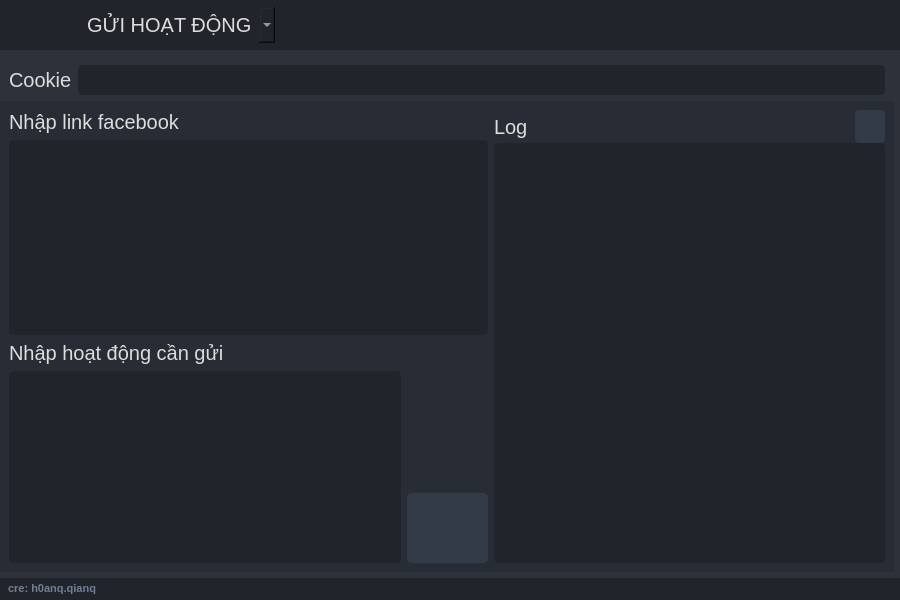
<?xml version="1.0" encoding="UTF-8"?>
<ui version="4.0">
 <class>MainWindow</class>
 <widget class="QMainWindow" name="MainWindow">
  <property name="geometry">
   <rect>
    <x>0</x>
    <y>0</y>
    <width>900</width>
    <height>600</height>
   </rect>
  </property>
  <property name="windowTitle">
   <string>MainWindow</string>
  </property>
  <widget class="QWidget" name="centralwidget">
   <property name="toolTipDuration">
    <number>1</number>
   </property>
   <property name="styleSheet">
    <string notr="true">#centralwidget { background-color: #2C313A }
#contentTop { background-color: rgb(33, 37, 43) }
#bottomBar QPushButton {
	font-size: 11px; color: rgb(113, 126, 149);
	border: none;
	padding: 0 5px}
*{ border: none }
#send, #tag { background-color: rgb(40, 44, 52) }
QWidget{
	color: rgb(221, 221, 221);
	font: 10pt &quot;Segoe UI&quot; }
QLabel, QPushButton, QPlainTextEdit, QLineEdit, QComboBox, QCheckBox, QToolTip {
	font-size: 20px }
QToolTip { 	color: rgb(221, 221, 221) }
QPushButton {font-weight: bold}
QComboBox{
	background-color: rgb(33, 37, 43);
	border-radius: 5px;
	border: 2px solid rgb(33, 37, 43);
	padding: 5px;
	padding-left: 10px }
QComboBox:hover{
	border: 2px solid rgb(64, 71, 88) }
QComboBox::drop-down {
	subcontrol-origin: padding;
	subcontrol-position: top right;
	width: 25px; 
	border-left-width: 3px;
	border-left-color: rgba(39, 44, 54, 150);
	border-left-style: solid;
	border-top-right-radius: 3px;
	border-bottom-right-radius: 3px;
	background-image: url(:/icons/icons/arrowDown.svg);
	background-position: center;
	background-repeat: no-reperat }
QComboBox QAbstractItemView {
	color: rgb(255, 121, 198);	
	background-color: rgb(33, 37, 43);
	padding: 10px;
	selection-background-color: rgb(39, 44, 54) }
QCheckBox::indicator {
    border: 3px solid rgb(52, 59, 72);
	width: 15px;
	height: 15px;
	border-radius: 10px;
    background: rgb(44, 49, 60) }
QCheckBox::indicator:hover { border: 3px solid rgb(58, 66, 81) }
QCheckBox::indicator:checked {
    background: 3px solid rgb(52, 59, 72);
	border: 3px solid rgb(52, 59, 72);
	background-image: url(:/icons/icons/check.svg) }
QScrollBar:horizontal {
	border: none;
	background: rgb(52, 59, 72);
	height: 8px;
	margin: 0px 21px 0 21px;
	border-radius: 0px }
QScrollBar::handle:horizontal {
	background: rgb(189, 147, 249);
	min-width: 25px;
	border-radius: 4px }
QScrollBar::handle:horizontal:hover, QScrollBar::handle:vertical:hover {
	background: rgb(208, 181, 249) }
QScrollBar::handle:horizontal:pressed, QScrollBar::handle:vertical:pressed {
	background: rgb(161, 103, 249) }
QScrollBar::add-line:horizontal {
	border: none;
	background: rgb(55, 63, 77);
	width: 20px;
	border-top-right-radius: 4px;
	border-bottom-right-radius: 4px;
	subcontrol-position: right;
	subcontrol-origin: margin }
QScrollBar::sub-line:horizontal {
	border: none;
	background: rgb(55, 63, 77);
	width: 20px;
	border-top-left-radius: 4px;
	border-bottom-left-radius: 4px;
	subcontrol-position: left;
	subcontrol-origin: margin }
QScrollBar::up-arrow:horizontal, QScrollBar::down-arrow:horizontal,
QScrollBar::add-page:horizontal, QScrollBar::sub-page:horizontal,
QScrollBar::up-arrow:vertical, QScrollBar::down-arrow:vertical,
QScrollBar::add-page:vertical, QScrollBar::sub-page:vertical {
	background: none }
QScrollBar:vertical {
	border: none;
    background: rgb(52, 59, 72);
    width: 8px;
    margin: 21px 0 21px 0;
	border-radius: 0px }
QScrollBar::handle:vertical {	
	background: rgb(189, 147, 249);
	min-height: 25px;
	border-radius: 4px }
QScrollBar::add-line:vertical {
	border: none;
	background: rgb(55, 63, 77);
	height: 20px;
	border-bottom-left-radius: 4px;
	border-bottom-right-radius: 4px;
	subcontrol-position: bottom;
	subcontrol-origin: margin }
QScrollBar::sub-line:vertical {
	border: none;
	background: rgb(55, 63, 77);
	height: 20px;
	border-top-left-radius: 4px;
	border-top-right-radius: 4px;
	subcontrol-position: top;
	subcontrol-origin: margin }
QScrollBar::add-line:horizontal:hover, QScrollBar::sub-line:horizontal:hover,
QScrollBar::add-line:vertical:hover, QScrollBar::sub-line:vertical:hover {
	background: rgb(64, 69, 77) }
QScrollBar::add-line:horizontal:pressed, QScrollBar::sub-line:horizontal:pressed,
QScrollBar::add-line:vertical:pressed, QScrollBar::sub-line:vertical:pressed {
	background: rgb(189, 147, 249) }
QPushButton {
	border: 3px solid rgb(52, 59, 72);
	border-radius: 5px;	
	background-color: rgb(52, 59, 72);
	padding: 10px }
QPushButton:hover {
	background-color: rgb(57, 65, 80);
	border: 3px solid rgb(61, 70, 86) }
QPushButton:pressed {	
	background-color: rgb(35, 40, 49);
	border: 3px solid rgb(43, 50, 61) }
QLabel { qproperty-alignment: AlignCenter }
QPlainTextEdit, QLineEdit {
	background-color: rgb(33, 37, 43);
	border-radius: 5px;
	border: 2px solid rgb(33, 37, 43);
	padding-left: 3px;
	selection-color: rgb(255, 255, 255);
	selection-background-color: rgb(255, 121, 198) }
QPlainTextEdit:hover, QLineEdit:hover { border: 2px solid rgb(64, 71, 88) }
QPlainTextEdit:focus, QLineEdit:focus { border: 2px solid rgb(91, 101, 124) }
QMenu {
	background-color: rgb(51, 57, 66);
    border: 1px solid black;
}

QMenu::item {
    background-color: transparent;
    color: rgb(221, 221, 221);
}

QMenu::item:selected { /* when user selects item using mouse or keyboard */
    background-color: #654321;
}</string>
   </property>
   <layout class="QGridLayout" name="gridLayout">
    <property name="leftMargin">
     <number>0</number>
    </property>
    <property name="topMargin">
     <number>0</number>
    </property>
    <property name="rightMargin">
     <number>0</number>
    </property>
    <property name="bottomMargin">
     <number>0</number>
    </property>
    <item row="4" column="0" colspan="2">
     <widget class="QFrame" name="bottomBar">
      <property name="minimumSize">
       <size>
        <width>0</width>
        <height>22</height>
       </size>
      </property>
      <property name="maximumSize">
       <size>
        <width>16777215</width>
        <height>22</height>
       </size>
      </property>
      <property name="styleSheet">
       <string notr="true">background-color: rgb(33, 37, 43)</string>
      </property>
      <layout class="QHBoxLayout" name="_31">
       <property name="spacing">
        <number>0</number>
       </property>
       <property name="leftMargin">
        <number>0</number>
       </property>
       <property name="topMargin">
        <number>0</number>
       </property>
       <property name="rightMargin">
        <number>0</number>
       </property>
       <property name="bottomMargin">
        <number>0</number>
       </property>
       <item alignment="Qt::AlignmentFlag::AlignLeft">
        <widget class="QPushButton" name="credits">
         <property name="sizePolicy">
          <sizepolicy hsizetype="Fixed" vsizetype="Fixed">
           <horstretch>0</horstretch>
           <verstretch>0</verstretch>
          </sizepolicy>
         </property>
         <property name="text">
          <string> cre: h0anq.qianq</string>
         </property>
         <property name="icon">
          <iconset resource="../resources/resources.qrc">
           <normaloff>:/icons/icons/meta.svg</normaloff>:/icons/icons/meta.svg</iconset>
         </property>
        </widget>
       </item>
       <item alignment="Qt::AlignmentFlag::AlignRight">
        <widget class="QFrame" name="sizeGrip">
         <property name="minimumSize">
          <size>
           <width>22</width>
           <height>0</height>
          </size>
         </property>
         <property name="cursor">
          <cursorShape>SizeFDiagCursor</cursorShape>
         </property>
        </widget>
       </item>
      </layout>
     </widget>
    </item>
    <item row="0" column="0" colspan="2">
     <widget class="QFrame" name="contentTop">
      <property name="minimumSize">
       <size>
        <width>0</width>
        <height>50</height>
       </size>
      </property>
      <property name="maximumSize">
       <size>
        <width>16777215</width>
        <height>50</height>
       </size>
      </property>
      <property name="styleSheet">
       <string notr="true">QPushButton {
	border: 3px;
	border-radius: 5px;	
	background-color: transparent;
	padding: 10px }
QPushButton:hover {
	background-color: rgb(57, 65, 80);
	border: 3px solid rgb(61, 70, 86) }
QPushButton:pressed {	
	background-color: rgb(35, 40, 49);
	border: 3px solid rgb(43, 50, 61) }
QLabel { qproperty-alignment: AlignVCenter }</string>
      </property>
      <layout class="QHBoxLayout" name="_15">
       <property name="spacing">
        <number>0</number>
       </property>
       <property name="leftMargin">
        <number>0</number>
       </property>
       <property name="topMargin">
        <number>0</number>
       </property>
       <property name="rightMargin">
        <number>7</number>
       </property>
       <property name="bottomMargin">
        <number>0</number>
       </property>
       <item>
        <widget class="QPushButton" name="autoSave">
         <property name="sizePolicy">
          <sizepolicy hsizetype="Fixed" vsizetype="Fixed">
           <horstretch>0</horstretch>
           <verstretch>0</verstretch>
          </sizepolicy>
         </property>
         <property name="styleSheet">
          <string notr="true">background-color: transparent;
border: none</string>
         </property>
         <property name="text">
          <string/>
         </property>
         <property name="icon">
          <iconset resource="../resources/resources.qrc">
           <normaloff>:/icons/icons/autoSaveOff.svg</normaloff>
           <normalon>:/icons/icons/autoSaveOn-01.svg</normalon>:/icons/icons/autoSaveOff.svg</iconset>
         </property>
         <property name="iconSize">
          <size>
           <width>50</width>
           <height>25</height>
          </size>
         </property>
         <property name="checkable">
          <bool>true</bool>
         </property>
        </widget>
       </item>
       <item>
        <widget class="QComboBox" name="comboBox">
         <item>
          <property name="text">
           <string>GỬI HOẠT ĐỘNG</string>
          </property>
         </item>
         <item>
          <property name="text">
           <string>TAG THÀNH VIÊN</string>
          </property>
         </item>
        </widget>
       </item>
       <item>
        <widget class="QLabel" name="dragLabel">
         <property name="sizePolicy">
          <sizepolicy hsizetype="Expanding" vsizetype="Preferred">
           <horstretch>0</horstretch>
           <verstretch>0</verstretch>
          </sizepolicy>
         </property>
         <property name="text">
          <string/>
         </property>
        </widget>
       </item>
       <item alignment="Qt::AlignmentFlag::AlignRight">
        <widget class="QFrame" name="navigationBar">
         <layout class="QHBoxLayout" name="_16">
          <property name="spacing">
           <number>0</number>
          </property>
          <property name="leftMargin">
           <number>0</number>
          </property>
          <property name="topMargin">
           <number>0</number>
          </property>
          <property name="rightMargin">
           <number>0</number>
          </property>
          <property name="bottomMargin">
           <number>0</number>
          </property>
          <item>
           <widget class="QPushButton" name="minimizeBtn">
            <property name="font">
             <font>
              <family>Segoe UI</family>
              <pointsize>-1</pointsize>
              <italic>false</italic>
              <bold>true</bold>
             </font>
            </property>
            <property name="icon">
             <iconset resource="../resources/resources.qrc">
              <normaloff>:/icons/icons/minimize.svg</normaloff>:/icons/icons/minimize.svg</iconset>
            </property>
           </widget>
          </item>
          <item>
           <widget class="QPushButton" name="changeWindowBtn">
            <property name="icon">
             <iconset resource="../resources/resources.qrc">
              <normaloff>:/icons/icons/maximize.svg</normaloff>
              <normalon>:/icons/icons/restore.svg</normalon>:/icons/icons/maximize.svg</iconset>
            </property>
            <property name="checkable">
             <bool>true</bool>
            </property>
           </widget>
          </item>
          <item>
           <widget class="QPushButton" name="closeBtn">
            <property name="icon">
             <iconset resource="../resources/resources.qrc">
              <normaloff>:/icons/icons/close.svg</normaloff>:/icons/icons/close.svg</iconset>
            </property>
           </widget>
          </item>
         </layout>
        </widget>
       </item>
      </layout>
     </widget>
    </item>
    <item row="1" column="0">
     <widget class="QFrame" name="cookieFrame">
      <property name="frameShape">
       <enum>QFrame::Shape::StyledPanel</enum>
      </property>
      <property name="frameShadow">
       <enum>QFrame::Shadow::Raised</enum>
      </property>
      <layout class="QHBoxLayout" name="horizontalLayout_2">
       <property name="bottomMargin">
        <number>0</number>
       </property>
       <item>
        <widget class="QLabel" name="label_6">
         <property name="text">
          <string>Cookie</string>
         </property>
        </widget>
       </item>
       <item>
        <widget class="QLineEdit" name="cookieInput"/>
       </item>
      </layout>
     </widget>
    </item>
    <item row="2" column="0">
     <widget class="QStackedWidget" name="stackedWidget">
      <property name="currentIndex">
       <number>0</number>
      </property>
      <widget class="QWidget" name="send">
       <layout class="QGridLayout" name="gridLayout_2">
        <item row="4" column="1">
         <widget class="QPushButton" name="sendOK">
          <property name="sizePolicy">
           <sizepolicy hsizetype="Fixed" vsizetype="Fixed">
            <horstretch>0</horstretch>
            <verstretch>0</verstretch>
           </sizepolicy>
          </property>
          <property name="minimumSize">
           <size>
            <width>0</width>
            <height>70</height>
           </size>
          </property>
          <property name="toolTip">
           <string>Gửi!</string>
          </property>
          <property name="toolTipDuration">
           <number>2000</number>
          </property>
          <property name="text">
           <string/>
          </property>
          <property name="icon">
           <iconset resource="../resources/resources.qrc">
            <normaloff>:/icons/icons/post.svg</normaloff>:/icons/icons/post.svg</iconset>
          </property>
          <property name="iconSize">
           <size>
            <width>50</width>
            <height>50</height>
           </size>
          </property>
         </widget>
        </item>
        <item row="0" column="0" colspan="2">
         <widget class="QLabel" name="label_5">
          <property name="font">
           <font>
            <family>Segoe UI</family>
            <pointsize>-1</pointsize>
            <italic>false</italic>
            <bold>false</bold>
           </font>
          </property>
          <property name="text">
           <string>Nhập link facebook</string>
          </property>
         </widget>
        </item>
        <item row="1" column="0" colspan="2">
         <widget class="QPlainTextEdit" name="listLink">
          <property name="plainText">
           <string/>
          </property>
          <property name="placeholderText">
           <string>Ngăn cách bởi dấu xuống dòng</string>
          </property>
         </widget>
        </item>
        <item row="2" column="0">
         <widget class="QLabel" name="label_7">
          <property name="font">
           <font>
            <family>Segoe UI</family>
            <pointsize>-1</pointsize>
            <italic>false</italic>
            <bold>false</bold>
           </font>
          </property>
          <property name="text">
           <string>Nhập hoạt động cần gửi</string>
          </property>
         </widget>
        </item>
        <item row="3" column="0" rowspan="2">
         <widget class="QPlainTextEdit" name="message">
          <property name="plainText">
           <string/>
          </property>
         </widget>
        </item>
        <item row="0" column="2" rowspan="5">
         <widget class="QFrame" name="logFrame">
          <property name="frameShape">
           <enum>QFrame::Shape::StyledPanel</enum>
          </property>
          <property name="frameShadow">
           <enum>QFrame::Shadow::Raised</enum>
          </property>
          <layout class="QVBoxLayout" name="verticalLayout_2">
           <property name="spacing">
            <number>0</number>
           </property>
           <property name="leftMargin">
            <number>0</number>
           </property>
           <property name="topMargin">
            <number>0</number>
           </property>
           <property name="rightMargin">
            <number>0</number>
           </property>
           <property name="bottomMargin">
            <number>0</number>
           </property>
           <item>
            <layout class="QHBoxLayout" name="horizontalLayout_6">
             <item>
              <widget class="QLabel" name="label_8">
               <property name="sizePolicy">
                <sizepolicy hsizetype="Expanding" vsizetype="Preferred">
                 <horstretch>0</horstretch>
                 <verstretch>0</verstretch>
                </sizepolicy>
               </property>
               <property name="font">
                <font>
                 <family>Segoe UI</family>
                 <pointsize>-1</pointsize>
                 <italic>false</italic>
                 <bold>false</bold>
                </font>
               </property>
               <property name="text">
                <string>Log</string>
               </property>
              </widget>
             </item>
             <item alignment="Qt::AlignmentFlag::AlignRight">
              <widget class="QPushButton" name="copyLogBtn">
               <property name="maximumSize">
                <size>
                 <width>30</width>
                 <height>33</height>
                </size>
               </property>
               <property name="toolTip">
                <string>Copy các link bị lỗi</string>
               </property>
               <property name="toolTipDuration">
                <number>3000</number>
               </property>
               <property name="text">
                <string/>
               </property>
               <property name="icon">
                <iconset resource="../resources/resources.qrc">
                 <normaloff>:/icons/icons/copy.svg</normaloff>:/icons/icons/copy.svg</iconset>
               </property>
               <property name="iconSize">
                <size>
                 <width>15</width>
                 <height>20</height>
                </size>
               </property>
              </widget>
             </item>
            </layout>
           </item>
           <item>
            <widget class="QPlainTextEdit" name="sendLog">
             <property name="readOnly">
              <bool>true</bool>
             </property>
            </widget>
           </item>
          </layout>
         </widget>
        </item>
       </layout>
      </widget>
      <widget class="QWidget" name="tag">
       <layout class="QGridLayout" name="gridLayout_4">
        <property name="topMargin">
         <number>0</number>
        </property>
        <item row="4" column="0" colspan="6">
         <widget class="QPlainTextEdit" name="listName">
          <property name="font">
           <font>
            <family>Segoe UI</family>
            <pointsize>-1</pointsize>
            <italic>false</italic>
            <bold>false</bold>
           </font>
          </property>
          <property name="plainText">
           <string/>
          </property>
          <property name="placeholderText">
           <string>Nhập list tên thành viên (Văn A, Thị B, ...)</string>
          </property>
         </widget>
        </item>
        <item row="2" column="0" colspan="6">
         <widget class="QFrame" name="frame_2">
          <property name="frameShape">
           <enum>QFrame::Shape::StyledPanel</enum>
          </property>
          <property name="frameShadow">
           <enum>QFrame::Shadow::Raised</enum>
          </property>
          <layout class="QHBoxLayout" name="horizontalLayout">
           <property name="leftMargin">
            <number>0</number>
           </property>
           <property name="rightMargin">
            <number>0</number>
           </property>
           <item>
            <widget class="QLabel" name="label">
             <property name="text">
              <string>Nhập link post</string>
             </property>
            </widget>
           </item>
           <item>
            <widget class="QLineEdit" name="linkPost"/>
           </item>
          </layout>
         </widget>
        </item>
        <item row="5" column="4">
         <layout class="QVBoxLayout" name="verticalLayout">
          <property name="spacing">
           <number>0</number>
          </property>
          <property name="leftMargin">
           <number>5</number>
          </property>
          <property name="rightMargin">
           <number>5</number>
          </property>
          <item>
           <widget class="QCheckBox" name="delayCheckbox">
            <property name="sizePolicy">
             <sizepolicy hsizetype="Fixed" vsizetype="Fixed">
              <horstretch>0</horstretch>
              <verstretch>0</verstretch>
             </sizepolicy>
            </property>
            <property name="text">
             <string>Delay</string>
            </property>
           </widget>
          </item>
          <item>
           <widget class="QLineEdit" name="delay">
            <property name="sizePolicy">
             <sizepolicy hsizetype="Fixed" vsizetype="Fixed">
              <horstretch>0</horstretch>
              <verstretch>0</verstretch>
             </sizepolicy>
            </property>
            <property name="placeholderText">
             <string>đơn vị: giây</string>
            </property>
           </widget>
          </item>
          <item>
           <widget class="QLabel" name="delayLabel">
            <property name="text">
             <string>ví dụ: 3, 2, 0.5, 1.5</string>
            </property>
           </widget>
          </item>
         </layout>
        </item>
        <item row="6" column="0" colspan="6">
         <widget class="QLabel" name="tagStatus">
          <property name="font">
           <font>
            <family>Segoe UI</family>
            <pointsize>-1</pointsize>
            <italic>false</italic>
            <bold>false</bold>
           </font>
          </property>
          <property name="text">
           <string/>
          </property>
         </widget>
        </item>
        <item row="3" column="5">
         <widget class="QPushButton" name="getNameBtn">
          <property name="toolTip">
           <string>Lấy list thành viên của nhóm</string>
          </property>
          <property name="toolTipDuration">
           <number>3000</number>
          </property>
          <property name="text">
           <string>OK</string>
          </property>
         </widget>
        </item>
        <item row="5" column="5">
         <widget class="QPushButton" name="tagOK">
          <property name="sizePolicy">
           <sizepolicy hsizetype="Fixed" vsizetype="Fixed">
            <horstretch>0</horstretch>
            <verstretch>0</verstretch>
           </sizepolicy>
          </property>
          <property name="minimumSize">
           <size>
            <width>0</width>
            <height>70</height>
           </size>
          </property>
          <property name="toolTip">
           <string>Tag!</string>
          </property>
          <property name="toolTipDuration">
           <number>2000</number>
          </property>
          <property name="text">
           <string/>
          </property>
          <property name="icon">
           <iconset resource="../resources/resources.qrc">
            <normaloff>:/icons/icons/post.svg</normaloff>:/icons/icons/post.svg</iconset>
          </property>
          <property name="iconSize">
           <size>
            <width>50</width>
            <height>50</height>
           </size>
          </property>
         </widget>
        </item>
        <item row="3" column="0">
         <widget class="QCheckBox" name="fromGroupCheckbox">
          <property name="font">
           <font>
            <family>Segoe UI</family>
            <pointsize>-1</pointsize>
            <italic>false</italic>
            <bold>false</bold>
           </font>
          </property>
          <property name="text">
           <string>Lấy từ nhóm facebook</string>
          </property>
          <property name="icon">
           <iconset resource="../resources/resources.qrc">
            <normaloff>:/icons/icons/ImportFromGroup.svg</normaloff>:/icons/icons/ImportFromGroup.svg</iconset>
          </property>
          <property name="iconSize">
           <size>
            <width>40</width>
            <height>32</height>
           </size>
          </property>
         </widget>
        </item>
        <item row="5" column="0" colspan="4">
         <widget class="QFrame" name="frame">
          <property name="maximumSize">
           <size>
            <width>16777215</width>
            <height>120</height>
           </size>
          </property>
          <property name="frameShape">
           <enum>QFrame::Shape::StyledPanel</enum>
          </property>
          <property name="frameShadow">
           <enum>QFrame::Shadow::Raised</enum>
          </property>
          <layout class="QHBoxLayout" name="horizontalLayout_3">
           <property name="leftMargin">
            <number>0</number>
           </property>
           <property name="rightMargin">
            <number>0</number>
           </property>
           <item>
            <widget class="QLabel" name="label_11">
             <property name="font">
              <font>
               <family>Segoe UI</family>
               <pointsize>-1</pointsize>
               <italic>false</italic>
               <bold>false</bold>
              </font>
             </property>
             <property name="text">
              <string>Nhập comment</string>
             </property>
            </widget>
           </item>
           <item>
            <widget class="QPlainTextEdit" name="comment">
             <property name="font">
              <font>
               <family>Segoe UI</family>
               <pointsize>-1</pointsize>
               <italic>false</italic>
               <bold>false</bold>
              </font>
             </property>
             <property name="plainText">
              <string/>
             </property>
            </widget>
           </item>
          </layout>
         </widget>
        </item>
        <item row="3" column="1" colspan="4">
         <widget class="QLineEdit" name="linkForName">
          <property name="placeholderText">
           <string>Điền link nhóm facebook</string>
          </property>
         </widget>
        </item>
       </layout>
      </widget>
     </widget>
    </item>
   </layout>
  </widget>
 </widget>
 <resources>
  <include location="../resources/resources.qrc"/>
 </resources>
 <connections/>
</ui>
